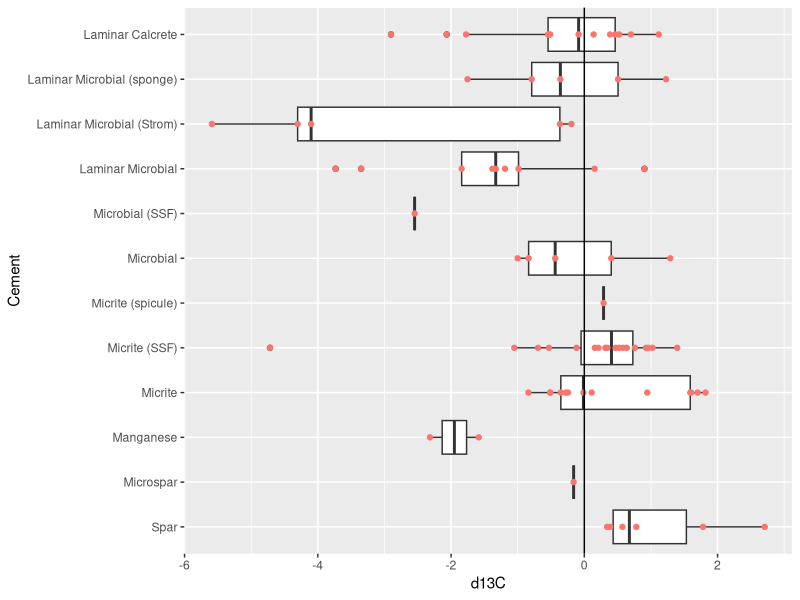
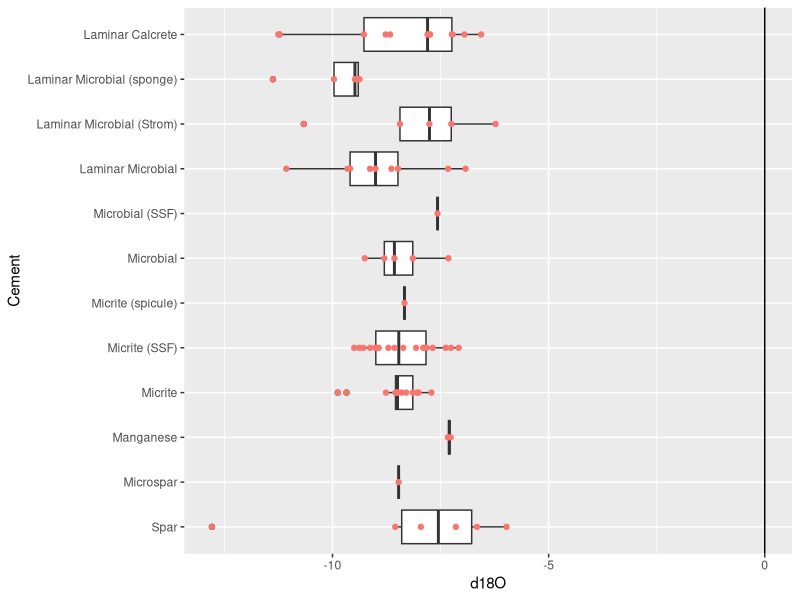
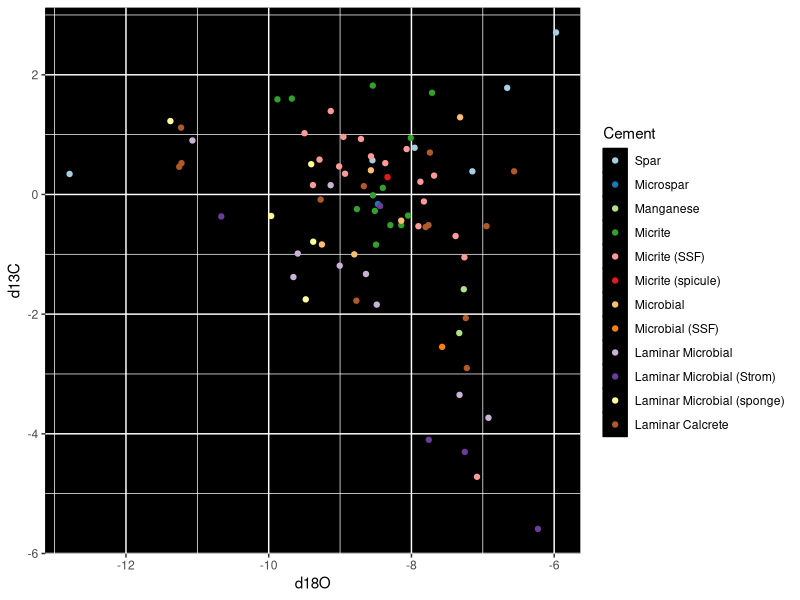
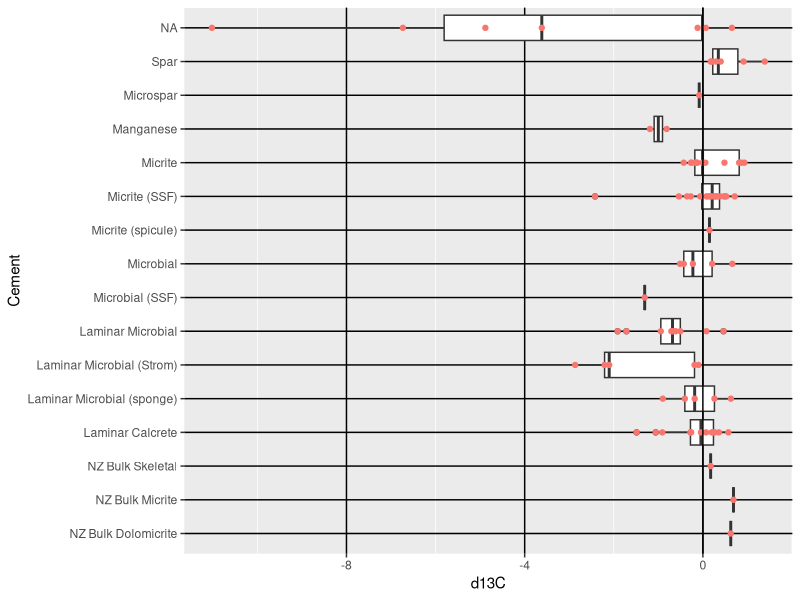
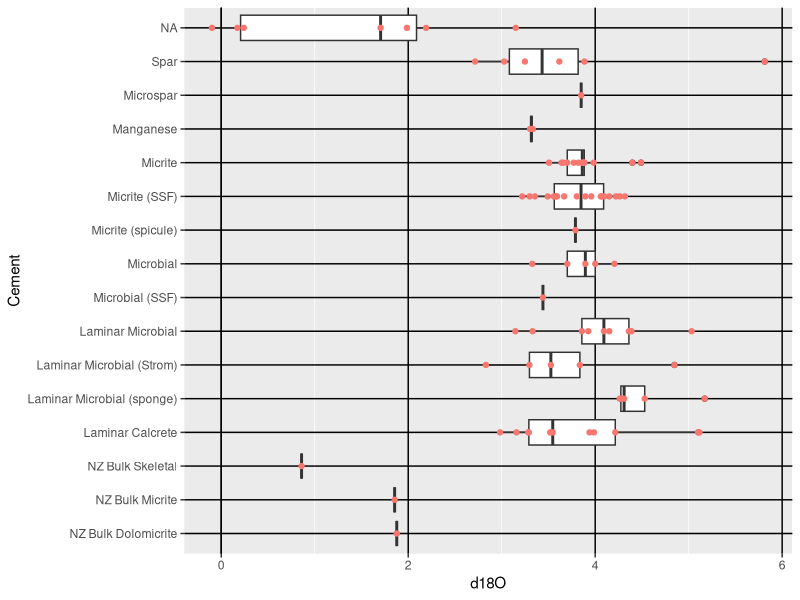
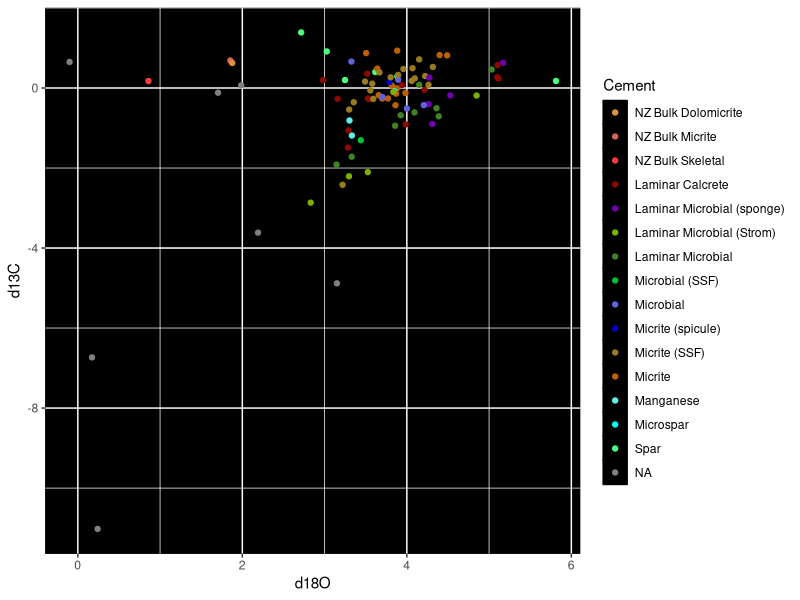
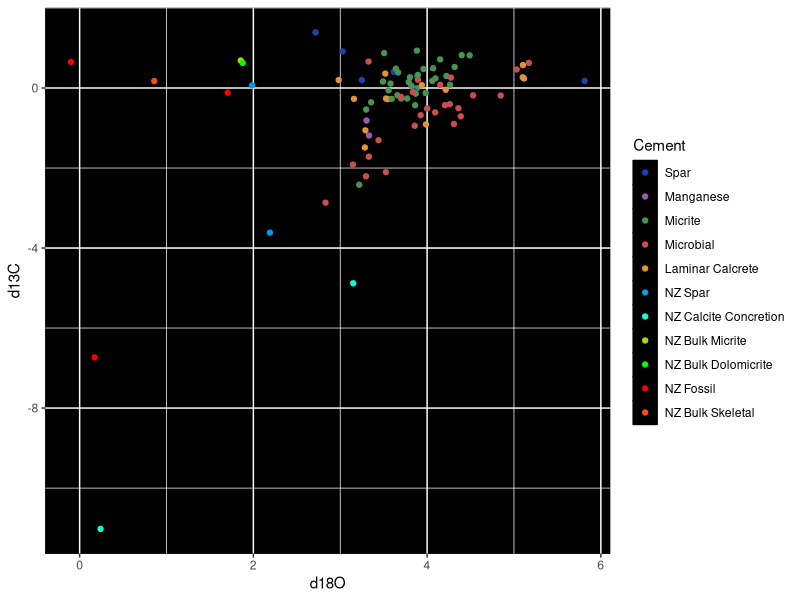
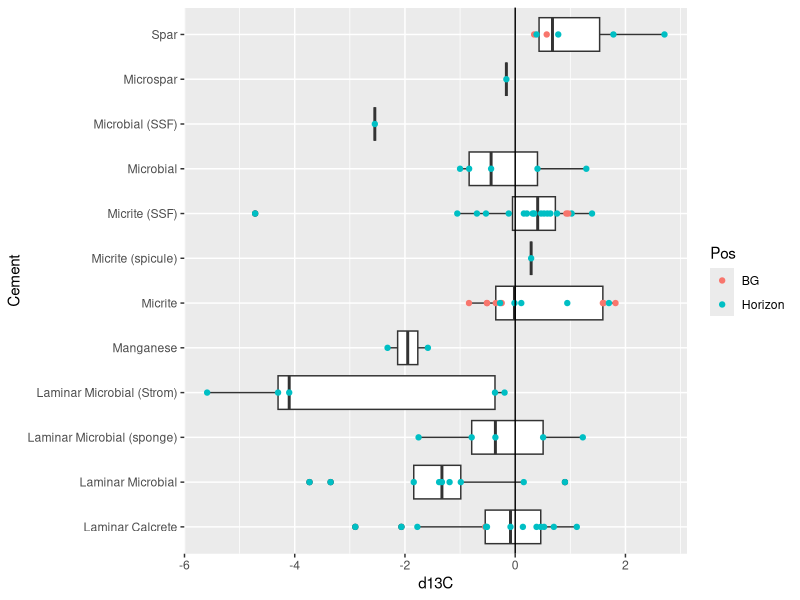

Write R code to recreate these figures, in order.
## ---- chunk 1
knitr::opts_chunk$set(echo = TRUE)
library(tidyverse)
## ---- chunk 2
iso_orig <- readxl::read_xlsx("r_Jacquet_carb_with_cements.xlsx")
iso_nz <- readxl::read_xlsx("nelsonsmithisotopes.xlsx")
iso_betts <- readxl::read_xlsx("betts_2018.xlsx", sheet = 8, skip = 1, col_names = TRUE) %>%
  subset(select = 2:4) %>%
  rename("Sample" = "Meters along Section/Core", "d13C" = "d13C ‰VPDB", "d18O" = "d18O‰VPDB")
## ---- chunk 3
iso_combo <- iso_orig %>% #combine data with selected values from Nelson and Smith 1996
  select(Cement, d13C, d18O) %>%
  rbind(iso_nz)%>%
  mutate(d13C = d13C/1.95, d18O = d18O/-2.20) #normalize to VPDB that Marissa used
## ---- chunk 4
iso_cond <- iso_orig %>% # simplify data by combining into broad categories
  select(Cement, d13C, d18O) %>%
  mutate(Cement = case_when(
    str_detect(Cement, "Microspar") == TRUE ~ "Spar",
    str_detect(Cement, "Micrite") == TRUE ~ "Micrite",
    str_detect(Cement, "Microbial") == TRUE ~ "Microbial",
    TRUE ~ as.character(Cement)
  )) %>%
  rbind(iso_nz) %>%
  mutate(Cement = case_when(
    str_detect(Cement, "NZ Spar") == TRUE ~ "NZ Spar",
    str_detect(Cement, "Fossil") == TRUE ~ "NZ Fossil",
    str_detect(Cement, "Calcite") == TRUE ~ "NZ Calcite Concretion",
    TRUE ~ as.character(Cement)
  ))%>%
  mutate(d13C = d13C/1.95, d18O = d18O/-2.20) #normalize to VPDB that Marissa used
## ---- chunk 5
iso_bg <- iso_orig %>% #separates data by red horizon samples and samples above/below
  mutate(Pos = case_when(
    str_detect(ID, "1.3m") == TRUE ~ "BG",
    str_detect(ID, "AB") == TRUE ~ "BG",
    str_detect(ID, "FUWM 4") == TRUE ~ "BG",
    TRUE ~ "Horizon"
  ))# %>%
 #  mutate(d13C = d13C/1.95, d18O = d18O/-2.20) #normalize to VPDB that Marissa used
## ---- chunk 6
iso_orig$Cement <- factor(iso_orig$Cement, levels = c("Spar", "Microspar", "Manganese", "Micrite", "Micrite (SSF)", "Micrite (spicule)", "Microbial", "Microbial (SSF)", "Laminar Microbial", "Laminar Microbial (Strom)", "Laminar Microbial (sponge)", "Laminar Calcrete"))
## ---- chunk 7
iso_combo$Cement <- factor(iso_combo$Cement, levels = rev(c("Spar", "Microspar", "Manganese", "Micrite", "Micrite (SSF)", "Micrite (spicule)", "Microbial", "Microbial (SSF)", "Laminar Microbial", "Laminar Microbial (Strom)", "Laminar Microbial (sponge)", "Laminar Calcrete", "NZ Spar 1", "NZ Spar 2", "NZ Fossil 1", "NZ Fossil 2", "NZ Fossil 3", "NZ Calcite Concretion 1", "NZ Calcite Concretion 2", "NZ Bulk Skeletal", "NZ Bulk Micrite", "NZ Bulk Dolomicrite")))
## ---- chunk 8
iso_cond$Cement <- factor(iso_cond$Cement, levels = c("Spar", "Manganese", "Micrite",  "Microbial", "Laminar Calcrete", "NZ Spar", "NZ Calcite Concretion", "NZ Bulk Micrite", "NZ Bulk Dolomicrite", "NZ Fossil", "NZ Bulk Skeletal"))
## ---- chunk 9
carbon <- iso_orig %>% #FU carbon isotopes box
  ggplot(aes(x = d13C, y = Cement)) +
  geom_boxplot() +
  geom_point(aes(color = "red")) +
  geom_vline(xintercept = 0) +
  theme(
    legend.position = "none"
  )
carbon
## ---- chunk 10
oxygen <- iso_orig %>% #FU oxygen isotopes box
  ggplot(aes(x = d18O, y = Cement)) +
  geom_boxplot() +
  geom_point(aes(color = "red")) +
  geom_vline(xintercept = 0) +
  theme(
    legend.position = "none"
  )
oxygen
## ---- chunk 11
carbox <- iso_orig %>% #FU carbon over oxygen scatter
  ggplot(aes(x = d18O, y = d13C, color = Cement)) +
  geom_point() +
  scale_color_brewer(palette = "Paired") +
  #geom_smooth(method = "lm") + #regression lines
  theme(
    panel.background = element_rect(fill = "black", color = "black"),
    legend.key = element_rect(fill ="black"),
  )
carbox
## ---- chunk 12
NZcarbon <- iso_combo %>% #FU and NZ carbon box
  ggplot(aes(x = d13C, y = Cement)) +
  geom_boxplot() +
  geom_point(aes(color = "red")) +
  geom_vline(xintercept = 0) +
  theme(
    legend.position = "none",
    panel.grid.major = element_line(color = "black")
  )
NZcarbon
## ---- chunk 13
NZoxygen <- iso_combo %>% #FU and NZ oxygen box
  ggplot(aes(x = d18O, y = Cement)) +
  geom_boxplot() +
  geom_point(aes(color = "red")) +
  geom_vline(xintercept = 0) +
  theme(
    legend.position = "none",
    panel.grid.major = element_line(color = "black")
  )
NZoxygen
## ---- chunk 14
bigcolor <- c("#E0933B", "#D4635B", "#FF3C3C", "#8C0800", "#6F00B0", "#7CB000", "#3F8325", "#00BF32", "#5E63DD", "#0002CF", "#987A21", "#BE6000", "#5DEFE8", "#00FFF3", "#48FF7C", "#7CFF48", "#FFFB48", "#FFC948", "#A048FF", "#D248FF", "#FF48ED", "#FF4873")

NZcarbox <- iso_combo %>% #FU and NZ carbon over oxygen scatter
  ggplot(aes(x = d18O, y = d13C, color = Cement)) +
  geom_point() +
  scale_color_manual(values = bigcolor) +
  #geom_smooth(method = "lm") + #regression lines
  theme(
    panel.background = element_rect(fill = "black", color = "black"),
    legend.key = element_rect(fill ="black"),
  )
NZcarbox
## ---- chunk 15
smallcolor <- c("#1B43AA", "#995AB1", "#4A9252", "#CB4E4E", "#E0933B", "#009AE4", "#16FFD1", "#ACD600", "#00F81B", "#F80000", "#FF4C16")

NZcond <- iso_cond %>% #FU and NZ simplified category carbon over oxygen scatter
    ggplot(aes(x = d18O, y = d13C, color = Cement)) +
  geom_point() +
  scale_color_manual(values = smallcolor) +
  #geom_smooth(method = "lm") + #regression lines
  theme(
    panel.background = element_rect(fill = "black", color = "black"),
    legend.key = element_rect(fill ="black"),
  )
NZcond
## ---- chunk 16
carbon_bg <- iso_bg %>% #FU horizon/bg carbon box
  ggplot(aes(x = d13C, y = Cement)) +
  geom_boxplot() +
  geom_point(aes(color = Pos)) +
  geom_vline(xintercept = 0) +
  theme(
   # legend.position = "none"
  )
carbon_bg
## ---- chunk 17
oxygen_bg <- iso_bg %>% #FU horizon/bg carbon box
  ggplot(aes(x = d18O, y = Cement)) +
  geom_boxplot() +
  geom_point(aes(color = Pos)) +
  geom_vline(xintercept = 0) +
  theme(
   # legend.position = "none"
  )
oxygen_bg
## ---- chunk 18
iso_bg %>%
  mutate(Cement = case_when(
    str_detect(Cement, "Microspar") == TRUE ~ "Spar",
    str_detect(Cement, "Micrite") == TRUE ~ "Micrite",
    str_detect(Cement, "Microbial") == TRUE ~ "Microbial",
    TRUE ~ as.character(Cement)
  ))%>%
  ggplot(aes(x = d13C, y = Cement)) +
  geom_boxplot() +
  geom_point(aes(color = Pos)) +
  geom_vline(xintercept = 0)
## ---- chunk 19
iso_bg %>%
  mutate(Cement = case_when(
    str_detect(Cement, "Microspar") == TRUE ~ "Spar",
    str_detect(Cement, "Micrite") == TRUE ~ "Micrite",
    str_detect(Cement, "Microbial") == TRUE ~ "Microbial",
    TRUE ~ as.character(Cement)
  ))%>%
  ggplot(aes(x = d18O, y = Cement)) +
  geom_boxplot() +
  geom_point(aes(color = Pos)) +
  geom_vline(xintercept = 0)
## ---- chunk 20
hull <- iso_orig %>% #FU simplified carbon over oxygen with convex hull
  group_by(Cement) %>%
  select(Cement, d13C, d18O) %>%
  mutate(d13C = d13C/1.95, d18O = d18O/-2.20) %>% #normalize to VPDB that Marissa used
  mutate(Cement = case_when( #comment out mutate sections for full data
    str_detect(Cement, "Microspar") == TRUE ~ "Spar",
    str_detect(Cement, "Micrite") == TRUE ~ "Micrite",
    str_detect(Cement, "Microbial") == TRUE ~ "Microbial",
    TRUE ~ as.character(Cement)
  )) %>%
  slice(chull(d18O, d13C))

carbox <- iso_orig %>%
  select(Cement, d13C, d18O) %>%
  mutate(Cement = case_when( #comment out mutate sections for full data
    str_detect(Cement, "Microspar") == TRUE ~ "Spar",
    str_detect(Cement, "Micrite") == TRUE ~ "Micrite",
    str_detect(Cement, "Microbial") == TRUE ~ "Microbial",
    TRUE ~ as.character(Cement)
  ))%>%
  mutate(d13C = d13C/1.95, d18O = d18O/-2.20) %>% #normalize to VPDB that Marissa used 
  ggplot(aes(x = d18O, y = d13C, color = Cement)) +
  geom_point() +
  #scale_color_brewer(palette = "Paired") +
  geom_polygon(data = hull, alpha = .25, aes(fill = Cement)) +
  #geom_smooth(method = "lm") + #regression lines
  theme(
    panel.background = element_rect(fill = "black", color = "black"),
    legend.key = element_rect(fill ="black"),
  )
carbox
## ---- chunk 21
whoops <- iso_bg %>%
  mutate(Sample = case_when(
    str_detect(ID, "AB") == TRUE ~ "752.1",
    str_detect(ID, "1.3m") == TRUE ~ "753.3",
    str_detect(ID, "1.5m") == TRUE ~ "750.5",
    str_detect(ID, "3m") == TRUE ~ "749",
    TRUE ~ "752"))

ggplot() + 
  geom_point(data = iso_betts, aes(x = d18O, y = Sample)) +
  geom_point(data = whoops, aes(x = d18O, y = Sample), color = "red") +
  geom_point(data = iso_betts, aes(x = d13C, y = Sample), color = "blue") +
  geom_point(data = whoops, aes(x = d13C, y = Sample), color = "orange")

